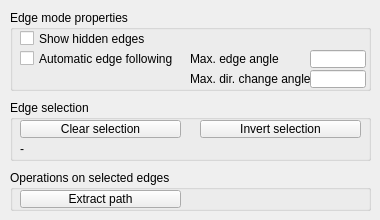
<?xml version="1.0" encoding="UTF-8"?>
<ui version="4.0">
 <class>CQDlgEdgeEdit</class>
 <widget class="QDialog" name="CQDlgEdgeEdit">
  <property name="geometry">
   <rect>
    <x>0</x>
    <y>0</y>
    <width>380</width>
    <height>220</height>
   </rect>
  </property>
  <property name="windowTitle">
   <string>Dialog</string>
  </property>
  <property name="locale">
   <locale language="English" country="UnitedStates"/>
  </property>
  <widget class="QGroupBox" name="groupBox">
   <property name="geometry">
    <rect>
     <x>10</x>
     <y>170</y>
     <width>361</width>
     <height>41</height>
    </rect>
   </property>
   <property name="title">
    <string>Operations on selected edges</string>
   </property>
   <property name="flat">
    <bool>true</bool>
   </property>
   <widget class="QToolButton" name="qqMakePath">
    <property name="geometry">
     <rect>
      <x>10</x>
      <y>20</y>
      <width>161</width>
      <height>18</height>
     </rect>
    </property>
    <property name="focusPolicy">
     <enum>Qt::StrongFocus</enum>
    </property>
    <property name="text">
     <string>Extract path</string>
    </property>
   </widget>
  </widget>
  <widget class="QGroupBox" name="groupBox_2">
   <property name="geometry">
    <rect>
     <x>10</x>
     <y>10</y>
     <width>361</width>
     <height>81</height>
    </rect>
   </property>
   <property name="title">
    <string>Edge mode properties</string>
   </property>
   <property name="flat">
    <bool>true</bool>
   </property>
   <widget class="QCheckBox" name="qqShowHiddenEdges">
    <property name="geometry">
     <rect>
      <x>10</x>
      <y>20</y>
      <width>161</width>
      <height>17</height>
     </rect>
    </property>
    <property name="focusPolicy">
     <enum>Qt::StrongFocus</enum>
    </property>
    <property name="text">
     <string>Show hidden edges</string>
    </property>
   </widget>
   <widget class="QCheckBox" name="qqAutoFollowing">
    <property name="geometry">
     <rect>
      <x>10</x>
      <y>40</y>
      <width>161</width>
      <height>17</height>
     </rect>
    </property>
    <property name="focusPolicy">
     <enum>Qt::StrongFocus</enum>
    </property>
    <property name="text">
     <string>Automatic edge following</string>
    </property>
   </widget>
   <widget class="QLabel" name="label">
    <property name="geometry">
     <rect>
      <x>180</x>
      <y>40</y>
      <width>121</width>
      <height>18</height>
     </rect>
    </property>
    <property name="text">
     <string>Max. edge angle</string>
    </property>
   </widget>
   <widget class="QLineEdit" name="qqEdgeAngle">
    <property name="geometry">
     <rect>
      <x>300</x>
      <y>40</y>
      <width>56</width>
      <height>18</height>
     </rect>
    </property>
   </widget>
   <widget class="QLabel" name="label_2">
    <property name="geometry">
     <rect>
      <x>180</x>
      <y>60</y>
      <width>121</width>
      <height>18</height>
     </rect>
    </property>
    <property name="text">
     <string>Max. dir. change angle</string>
    </property>
   </widget>
   <widget class="QLineEdit" name="qqDirectionChangeAngle">
    <property name="geometry">
     <rect>
      <x>300</x>
      <y>60</y>
      <width>56</width>
      <height>18</height>
     </rect>
    </property>
   </widget>
  </widget>
  <widget class="QGroupBox" name="groupBox_3">
   <property name="geometry">
    <rect>
     <x>10</x>
     <y>100</y>
     <width>361</width>
     <height>61</height>
    </rect>
   </property>
   <property name="title">
    <string>Edge selection</string>
   </property>
   <property name="flat">
    <bool>true</bool>
   </property>
   <widget class="QToolButton" name="qqClearSelection">
    <property name="geometry">
     <rect>
      <x>10</x>
      <y>20</y>
      <width>161</width>
      <height>18</height>
     </rect>
    </property>
    <property name="focusPolicy">
     <enum>Qt::StrongFocus</enum>
    </property>
    <property name="text">
     <string>Clear selection</string>
    </property>
   </widget>
   <widget class="QToolButton" name="qqInvertSelection">
    <property name="geometry">
     <rect>
      <x>190</x>
      <y>20</y>
      <width>161</width>
      <height>18</height>
     </rect>
    </property>
    <property name="focusPolicy">
     <enum>Qt::StrongFocus</enum>
    </property>
    <property name="text">
     <string>Invert selection</string>
    </property>
   </widget>
   <widget class="QLabel" name="qqInfo">
    <property name="geometry">
     <rect>
      <x>10</x>
      <y>40</y>
      <width>341</width>
      <height>18</height>
     </rect>
    </property>
    <property name="text">
     <string>-</string>
    </property>
   </widget>
  </widget>
 </widget>
 <tabstops>
  <tabstop>qqShowHiddenEdges</tabstop>
  <tabstop>qqAutoFollowing</tabstop>
  <tabstop>qqEdgeAngle</tabstop>
  <tabstop>qqDirectionChangeAngle</tabstop>
  <tabstop>qqClearSelection</tabstop>
  <tabstop>qqInvertSelection</tabstop>
  <tabstop>qqMakePath</tabstop>
 </tabstops>
 <resources/>
 <connections/>
</ui>
